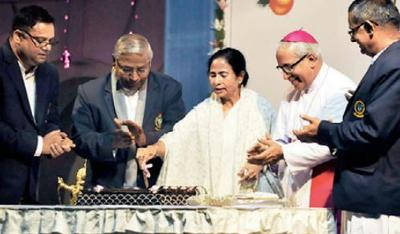
%> input picture 6th_sem/MATLAB/20th-Feb-2018/image3.jpg, 400 x 234 px
$ octave split.m   (GNU Octave 9; MATLAB toolbox functions it lacks are replaced by stand-ins)
%> lines starting %> are read from the running program, lines starting %| are printed output that depends on the picture
%image_proc_3.m : Write a program to split 1 image to 2 images. Split along
%x-axis

clc;
clear all;
close all;
file1=input('\nEnter Input Image file name = ','s');
%> the answer given: ../../../../MATLAB/20th-Feb-2018/image3.jpg
file2=input('Enter Output Image File-1 name = ','s');
%> the answer given: out.png
file3=input('Enter Output Image File-2 name = ','s');
%> the answer given: out.png
x=imread(file1);
%> x is the input picture: size 234x400x3 uint8; mean R, G, B 131.7, 124.1, 122.7
[r,c,d]=size(x);
%> r = 234; c = 400; d = 3
r1=fix(r/2);
%> r1 = 117
y1(1:r1,1:c,1:d)=x(1:r1,1:c,1:d); %copying 50% pixels x-axis wise
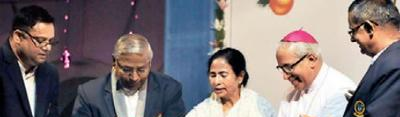
%> y1: size 117x400x3 uint8; mean R, G, B 128.7, 119.4, 121.5
y2(1:r-r1,1:c,1:d)=x(r1+1:r,1:c,1:d); %copying rest 50% pixels x-axis wise
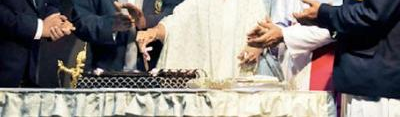
%> y2: size 117x400x3 uint8; mean R, G, B 134.7, 128.7, 124
imwrite(y1,file2);
imwrite(y2,file3);
imshow(y1);
%end
